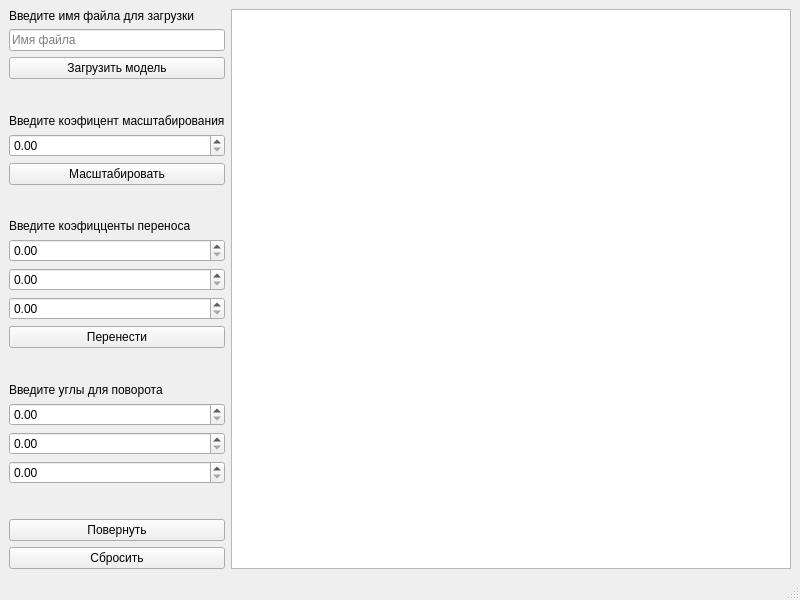
<?xml version="1.0" encoding="UTF-8"?>
<ui version="4.0">
 <class>MainWindow</class>
 <widget class="QMainWindow" name="MainWindow">
  <property name="geometry">
   <rect>
    <x>0</x>
    <y>0</y>
    <width>800</width>
    <height>600</height>
   </rect>
  </property>
  <property name="sizePolicy">
   <sizepolicy hsizetype="Preferred" vsizetype="Preferred">
    <horstretch>2</horstretch>
    <verstretch>0</verstretch>
   </sizepolicy>
  </property>
  <property name="windowTitle">
   <string>MainWindow</string>
  </property>
  <widget class="QWidget" name="centralwidget">
   <layout class="QHBoxLayout" name="horizontalLayout">
    <item>
     <layout class="QVBoxLayout" name="verticalLayout">
      <item>
       <widget class="QLabel" name="label">
        <property name="text">
         <string>Введите имя файла для загрузки</string>
        </property>
       </widget>
      </item>
      <item>
       <widget class="QLineEdit" name="fileEdit">
        <property name="inputMask">
         <string/>
        </property>
        <property name="placeholderText">
         <string>Имя файла</string>
        </property>
       </widget>
      </item>
      <item>
       <widget class="QPushButton" name="fileButton">
        <property name="text">
         <string>Загрузить модель</string>
        </property>
       </widget>
      </item>
      <item>
       <spacer name="verticalSpacer">
        <property name="orientation">
         <enum>Qt::Vertical</enum>
        </property>
        <property name="sizeHint" stdset="0">
         <size>
          <width>20</width>
          <height>40</height>
         </size>
        </property>
       </spacer>
      </item>
      <item>
       <widget class="QLabel" name="label_2">
        <property name="text">
         <string>Введите коэфицент масштабирования</string>
        </property>
       </widget>
      </item>
      <item>
       <widget class="QDoubleSpinBox" name="scaleEdit"/>
      </item>
      <item>
       <widget class="QPushButton" name="scaleButton">
        <property name="text">
         <string>Масштабировать</string>
        </property>
       </widget>
      </item>
      <item>
       <spacer name="verticalSpacer_2">
        <property name="orientation">
         <enum>Qt::Vertical</enum>
        </property>
        <property name="sizeHint" stdset="0">
         <size>
          <width>20</width>
          <height>40</height>
         </size>
        </property>
       </spacer>
      </item>
      <item>
       <widget class="QLabel" name="label_3">
        <property name="text">
         <string>Введите коэфицценты переноса</string>
        </property>
       </widget>
      </item>
      <item>
       <widget class="QDoubleSpinBox" name="xTransferEdit"/>
      </item>
      <item>
       <widget class="QDoubleSpinBox" name="yTransferEdit"/>
      </item>
      <item>
       <widget class="QDoubleSpinBox" name="zTransferEdit"/>
      </item>
      <item>
       <widget class="QPushButton" name="trasferButton">
        <property name="text">
         <string>Перенести</string>
        </property>
       </widget>
      </item>
      <item>
       <spacer name="verticalSpacer_3">
        <property name="orientation">
         <enum>Qt::Vertical</enum>
        </property>
        <property name="sizeHint" stdset="0">
         <size>
          <width>20</width>
          <height>40</height>
         </size>
        </property>
       </spacer>
      </item>
      <item>
       <widget class="QLabel" name="label_4">
        <property name="text">
         <string>Введите углы для поворота</string>
        </property>
       </widget>
      </item>
      <item>
       <widget class="QDoubleSpinBox" name="xAngleEdit"/>
      </item>
      <item>
       <widget class="QDoubleSpinBox" name="yAngleEdit"/>
      </item>
      <item>
       <widget class="QDoubleSpinBox" name="zAngleEdit"/>
      </item>
      <item>
       <spacer name="verticalSpacer_4">
        <property name="orientation">
         <enum>Qt::Vertical</enum>
        </property>
        <property name="sizeHint" stdset="0">
         <size>
          <width>20</width>
          <height>40</height>
         </size>
        </property>
       </spacer>
      </item>
      <item>
       <widget class="QPushButton" name="angleButton">
        <property name="text">
         <string>Повернуть</string>
        </property>
       </widget>
      </item>
      <item>
       <widget class="QPushButton" name="returnButton">
        <property name="text">
         <string>Сбросить</string>
        </property>
       </widget>
      </item>
     </layout>
    </item>
    <item>
     <widget class="QGraphicsView" name="graphicsView">
      <property name="sizePolicy">
       <sizepolicy hsizetype="Expanding" vsizetype="Expanding">
        <horstretch>2</horstretch>
        <verstretch>0</verstretch>
       </sizepolicy>
      </property>
     </widget>
    </item>
   </layout>
  </widget>
  <widget class="QStatusBar" name="statusbar"/>
 </widget>
 <resources/>
 <connections/>
</ui>
